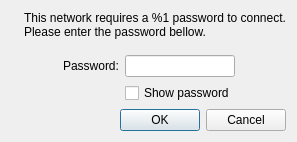
<?xml version="1.0" encoding="UTF-8"?>
<ui version="4.0">
 <class>AuthDialog</class>
 <widget class="QDialog" name="AuthDialog">
  <property name="geometry">
   <rect>
    <x>0</x>
    <y>0</y>
    <width>380</width>
    <height>189</height>
   </rect>
  </property>
  <property name="windowTitle">
   <string>Authentication</string>
  </property>
  <layout class="QVBoxLayout" name="verticalLayout">
   <property name="sizeConstraint">
    <enum>QLayout::SetFixedSize</enum>
   </property>
   <item>
    <layout class="QHBoxLayout" name="horizontalLayout_2">
     <item>
      <widget class="QLabel" name="icon">
       <property name="sizePolicy">
        <sizepolicy hsizetype="Maximum" vsizetype="Preferred">
         <horstretch>0</horstretch>
         <verstretch>0</verstretch>
        </sizepolicy>
       </property>
       <property name="text">
        <string/>
       </property>
       <property name="pixmap">
        <pixmap resource="qconnman-ui.qrc">:/images/protected.png</pixmap>
       </property>
      </widget>
     </item>
     <item>
      <widget class="QLabel" name="label">
       <property name="text">
        <string>This network requires a %1 password to connect. Please enter the password bellow.</string>
       </property>
       <property name="wordWrap">
        <bool>true</bool>
       </property>
      </widget>
     </item>
    </layout>
   </item>
   <item>
    <spacer name="verticalSpacer">
     <property name="orientation">
      <enum>Qt::Vertical</enum>
     </property>
     <property name="sizeType">
      <enum>QSizePolicy::Fixed</enum>
     </property>
     <property name="sizeHint" stdset="0">
      <size>
       <width>20</width>
       <height>10</height>
      </size>
     </property>
    </spacer>
   </item>
   <item>
    <layout class="QHBoxLayout" name="horizontalLayout">
     <item>
      <spacer name="horizontalSpacer">
       <property name="orientation">
        <enum>Qt::Horizontal</enum>
       </property>
       <property name="sizeHint" stdset="0">
        <size>
         <width>40</width>
         <height>20</height>
        </size>
       </property>
      </spacer>
     </item>
     <item>
      <layout class="QGridLayout" name="gridLayout">
       <item row="0" column="0">
        <widget class="QLabel" name="label_3">
         <property name="text">
          <string>Password:</string>
         </property>
        </widget>
       </item>
       <item row="0" column="1">
        <widget class="QLineEdit" name="password">
         <property name="echoMode">
          <enum>QLineEdit::Password</enum>
         </property>
        </widget>
       </item>
       <item row="1" column="1">
        <widget class="QCheckBox" name="showPassword">
         <property name="text">
          <string>Show password</string>
         </property>
        </widget>
       </item>
      </layout>
     </item>
     <item>
      <spacer name="horizontalSpacer_2">
       <property name="orientation">
        <enum>Qt::Horizontal</enum>
       </property>
       <property name="sizeHint" stdset="0">
        <size>
         <width>40</width>
         <height>20</height>
        </size>
       </property>
      </spacer>
     </item>
    </layout>
   </item>
   <item>
    <widget class="QDialogButtonBox" name="buttonBox">
     <property name="orientation">
      <enum>Qt::Horizontal</enum>
     </property>
     <property name="standardButtons">
      <set>QDialogButtonBox::Cancel|QDialogButtonBox::Ok</set>
     </property>
    </widget>
   </item>
  </layout>
 </widget>
 <resources>
  <include location="qconnman-ui.qrc"/>
 </resources>
 <connections>
  <connection>
   <sender>buttonBox</sender>
   <signal>accepted()</signal>
   <receiver>AuthDialog</receiver>
   <slot>accept()</slot>
   <hints>
    <hint type="sourcelabel">
     <x>248</x>
     <y>254</y>
    </hint>
    <hint type="destinationlabel">
     <x>157</x>
     <y>274</y>
    </hint>
   </hints>
  </connection>
  <connection>
   <sender>buttonBox</sender>
   <signal>rejected()</signal>
   <receiver>AuthDialog</receiver>
   <slot>reject()</slot>
   <hints>
    <hint type="sourcelabel">
     <x>316</x>
     <y>260</y>
    </hint>
    <hint type="destinationlabel">
     <x>286</x>
     <y>274</y>
    </hint>
   </hints>
  </connection>
 </connections>
</ui>
